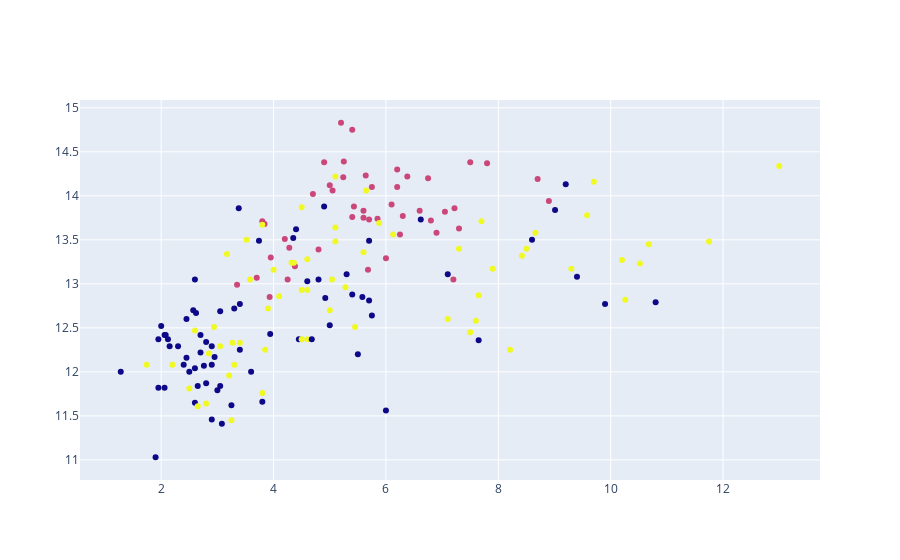

The cell this chart's notebook holds for it:
### Code cell
clusters=KMeans(n_clusters=3)
clusters.fit(df)
labels=clusters.labels_


fig=go.Figure()
fig.add_trace(go.Scatter(x=df['Intensidade_de_cor'],y=df['Alcool'],
                        mode='markers',
                        marker=dict(color=clusters.labels_.astype(np.float)),
                        text=labels))
fig.show()

### Figure 1 — Plotly figure (JSON) as saved in the notebook; plotly's stock layout.template omitted (floating-point values rounded to 4 significant figures; data arrays with more than 128 entries replaced by an {"elided": "..."} marker saying what was removed)
{"data": [{"marker": {"color": {"elided": "178 int values"}}, "mode": "markers", "text": {"elided": "178 int values"}, "type": "scatter", "x": {"elided": "178 float values"}, "y": {"elided": "178 float values"}}], "layout": {}}
